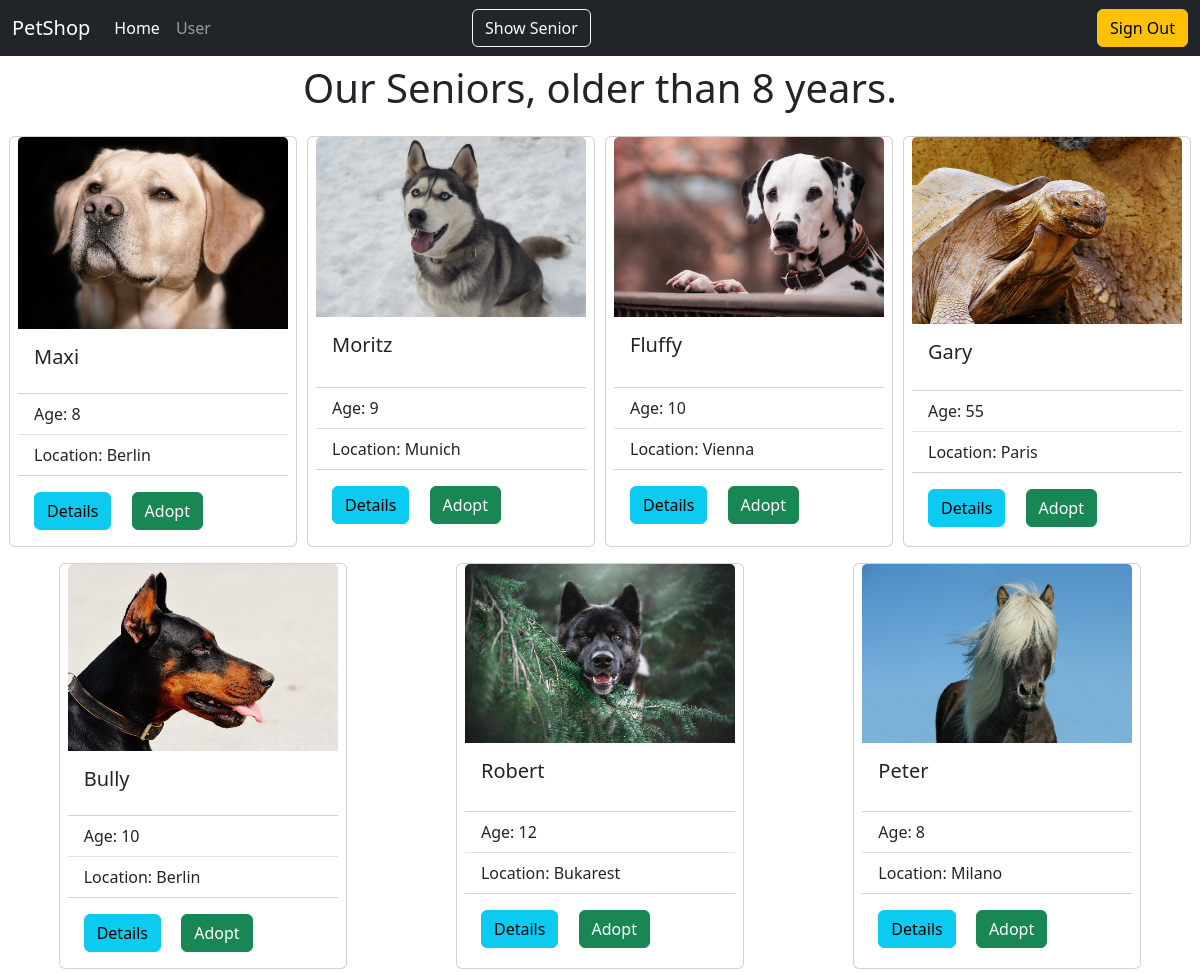
Page /senior.php (signed in) on the committed database.
### tables this page shows
CREATE TABLE `animals` (
  `id` int(11) NOT NULL,
  `picture` varchar(255) DEFAULT NULL,
  `location` varchar(255) DEFAULT NULL,
  `description` varchar(2000) DEFAULT NULL,
  `size` varchar(10) DEFAULT NULL,
  `age` int(3) DEFAULT NULL,
  `vaccinated` varchar(50) DEFAULT NULL,
  `breed` varchar(255) DEFAULT NULL,
  `status` varchar(255) DEFAULT NULL,
  `name` varchar(255) DEFAULT NULL
);

### senior.php (the view, shortened to what this page needs)
<?php
require_once "components/db_connect.php";
$sql = "SELECT * FROM animals WHERE age >= 8";
$result = mysqli_query($connect, $sql);
$tbody = '';
if (mysqli_num_rows($result)  > 0) {
    while ($row = mysqli_fetch_array($result, MYSQLI_ASSOC)) {
        $tbody .= "
        <div class='card col' style='width: 18rem;'>
        <img src='animals/pictures/" . $row['picture'] . "' class='card-img-top' alt='...'>
        <div class='card-body'>
          <h5 class='card-title'>" . $row['name'] . "</h5>
        </div>
        <ul class='list-group list-group-flush'>
        <li class='list-group-item'>Age: " . $row['age'] . "</li>
          <li class='list-group-item'>Location: " . $row['location'] . "</li>
        </ul>
        <div class='card-body'>
          <a href='details.php?id=" . $row['id'] . "' class='card-link btn btn-info'>Details</a>
          <a href='' class='card-link btn btn-success'>Adopt</a>
        </div>
      </div>
      ";
    };
} else {
    $tbody =  "<tr><td colspan='5'><center>No Data Available </center></td></tr>";
}
?>
<!DOCTYPE html>
<html lang="en">
<head>
    <?php require_once "components/bootstrap.php" ?>
</head>
<body>
    <?php require_once "components/navbar.php" ?>
    <div>
        <h1 class="text-center my-2">Our Seniors, older than 8 years.</h1>
        <div class="m-1 row row-cols-2 row-cols-lg-5 g-2 g-lg-3 justify-content-around">
            <?= $tbody; ?>
        </div>
    </div>
</body>
</html>

### rows in the picture
animals: picture (picture), name "Maxi", age "8", location "Berlin"
animals: picture (picture), name "Moritz", age "9", location "Munich"
animals: picture (picture), name "Fluffy", age "10", location "Vienna"
animals: picture (picture), name "Gary", age "55", location "Paris"
animals: picture (picture), name "Bully", age "10", location "Berlin"
animals: picture (picture), name "Robert", age "12", location "Bukarest"
animals: picture (picture), name "Peter", age "8", location "Milano"
